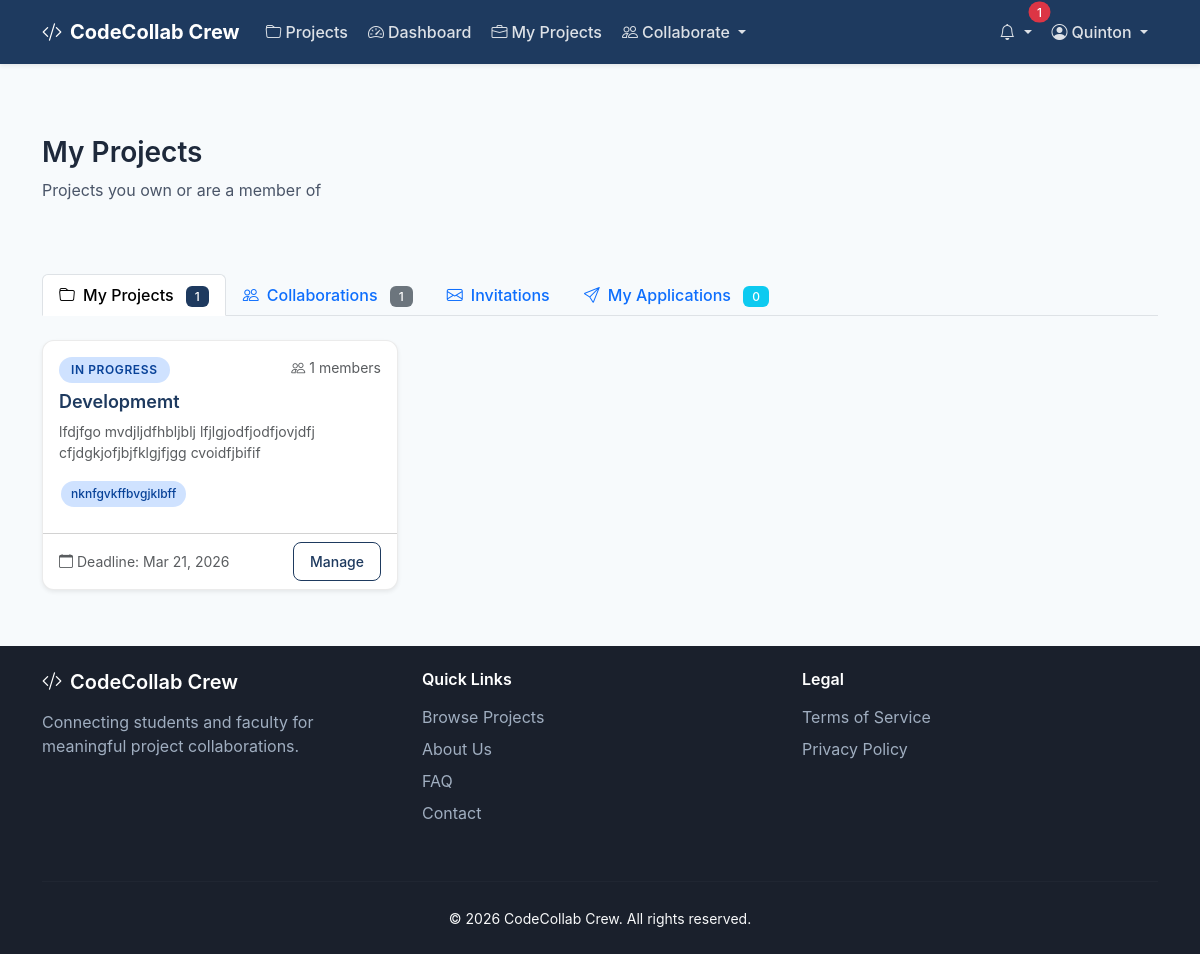
The app's page /projects/my-projects (signed in) with its own data.
### app/models.py (models this page shows, shortened)
class User(UserMixin, db.Model):
    __tablename__ = 'users'
    id = db.Column(db.Integer, primary_key=True)
    email = db.Column(db.String(120), unique=True, nullable=False, index=True)
    password_hash = db.Column(db.String(128), nullable=False)
    first_name = db.Column(db.String(50), nullable=False)
    last_name = db.Column(db.String(50), nullable=False)
    student_id = db.Column(db.String(20), unique=True, index=True)  # For students
    employee_id = db.Column(db.String(20), unique=True, index=True)  # For faculty
    phone = db.Column(db.String(20))
    bio = db.Column(db.Text)
    avatar = db.Column(db.String(200))
    is_active = db.Column(db.Boolean, default=True)
    is_verified = db.Column(db.Boolean, default=False)
    availability_status = db.Column(db.String(20), default='available')  # available, busy, away, offline
    last_seen = db.Column(db.DateTime, default=lambda: datetime.now(timezone.utc))
    created_at = db.Column(db.DateTime, default=lambda: datetime.now(timezone.utc))
    updated_at = db.Column(db.DateTime, default=lambda: datetime.now(timezone.utc), onupdate=lambda: datetime.now(timezone.utc))
    last_login = db.Column(db.DateTime)
    department_id = db.Column(db.Integer, db.ForeignKey('departments.id'))
    roles = db.relationship('Role', secondary=user_roles, backref=db.backref('users', lazy='dynamic'))
    skills = db.relationship('Skill', secondary=user_skills, backref=db.backref('users', lazy='dynamic'))
    owned_projects = db.relationship('Project', backref='owner', lazy='dynamic', foreign_keys='Project.owner_id')
    applications = db.relationship('ProjectApplication', backref='applicant', lazy='dynamic', foreign_keys='ProjectApplication.user_id')
    memberships = db.relationship('ProjectMember', backref='user', lazy='dynamic')
    contributions = db.relationship('Contribution', backref='contributor', lazy='dynamic')
    notifications = db.relationship('Notification', backref='user', lazy='dynamic', foreign_keys='Notification.user_id')
    @property
    def full_name(self):
        return f'{self.first_name} {self.last_name}'
    def has_role(self, role_name):
        return any(role.name == role_name for role in self.roles)
    @property
    def is_lecturer(self):
        return self.has_role('lecturer')
    @property
    def is_student(self):
        return self.has_role('student')
    def get_unread_notifications_count(self):
        return Notification.query.filter_by(user_id=self.id, is_read=False).count()

class Project(db.Model):
    __tablename__ = 'projects'
    id = db.Column(db.Integer, primary_key=True)
    title = db.Column(db.String(200), nullable=False)
    description = db.Column(db.Text, nullable=False)
    goals = db.Column(db.Text)
    expected_outcomes = db.Column(db.Text)
    status = db.Column(db.String(20), default='draft')  # draft, open, in_progress, completed, cancelled
    visibility = db.Column(db.String(20), default='public')  # public, department, private
    max_team_size = db.Column(db.Integer, default=5)
    min_team_size = db.Column(db.Integer, default=1)
    invite_code = db.Column(db.String(32), unique=True, index=True)  # For shareable invite links
    start_date = db.Column(db.Date)
    end_date = db.Column(db.Date)
    application_deadline = db.Column(db.DateTime)
    created_at = db.Column(db.DateTime, default=lambda: datetime.now(timezone.utc))
    updated_at = db.Column(db.DateTime, default=lambda: datetime.now(timezone.utc), onupdate=lambda: datetime.now(timezone.utc))
    owner_id = db.Column(db.Integer, db.ForeignKey('users.id'), nullable=False)
    course_id = db.Column(db.Integer, db.ForeignKey('courses.id'))
    department_id = db.Column(db.Integer, db.ForeignKey('departments.id'))
    skills = db.relationship('Skill', secondary=project_skills, backref=db.backref('projects', lazy='dynamic'))
    tools = db.relationship('Tool', secondary=project_tools, backref=db.backref('projects', lazy='dynamic'))
    milestones = db.relationship('Milestone', backref='project', lazy='dynamic', order_by='Milestone.due_date')
    applications = db.relationship('ProjectApplication', backref='project', lazy='dynamic')
    members = db.relationship('ProjectMember', backref='project', lazy='dynamic')
    files = db.relationship('ProjectFile', backref='project', lazy='dynamic')
    updates = db.relationship('ProjectUpdate', backref='project', lazy='dynamic', order_by='desc(ProjectUpdate.created_at)')
    contributions = db.relationship('Contribution', backref='project', lazy='dynamic')
    feedback = db.relationship('Feedback', backref='project', lazy='dynamic')
    @property
    def team_count(self):
        return self.members.filter_by(status='active').count()

class Skill(db.Model):
    __tablename__ = 'skills'
    id = db.Column(db.Integer, primary_key=True)
    name = db.Column(db.String(50), unique=True, nullable=False)
    category = db.Column(db.String(50))

### app/routes/projects.py (the view)
@projects_bp.route('/my-projects')
@login_required
def my_projects():
    owned_projects = Project.query.filter_by(owner_id=current_user.id)\
        .order_by(Project.created_at.desc()).all()
    memberships = ProjectMember.query.filter_by(
        user_id=current_user.id,
        status='active'
    ).all()
    member_projects = [m.project for m in memberships]
    pending_applications = ProjectApplication.query.filter_by(
        user_id=current_user.id,
        status='pending'
    ).all()
    pending_invitations = ProjectInvitation.query.filter_by(
        invited_user_id=current_user.id,
        status='pending'
    ).all()
    return render_template('projects/my_projects.html',
                         owned_projects=owned_projects,
                         member_projects=member_projects,
                         pending_applications=pending_applications,
                         pending_invitations=pending_invitations)

### app/templates/projects/my_projects.html (shortened to what this page needs)
{% extends "base.html" %}
{% block content %}
<div class="container py-4">
    <div class="page-header">
        <div class="d-flex justify-content-between align-items-center">
            <div>
                <h1 class="page-title">My Projects</h1>
                <p class="page-subtitle">Projects you own or are a member of</p>
            </div>
        </div>
    </div>
    <ul class="nav nav-tabs mb-4" id="projectTabs" role="tablist">
        {% if owned_projects %}
        <li class="nav-item" role="presentation">
            <button class="nav-link active" id="owned-tab" data-bs-toggle="tab" data-bs-target="#owned"
                    type="button" role="tab" aria-controls="owned" aria-selected="true">
                <i class="bi bi-folder me-2"></i>My Projects
                <span class="badge bg-primary ms-2">{{ owned_projects|length }}</span>
            </button>
        </li>
        {% endif %}
        <li class="nav-item" role="presentation">
            <button class="nav-link {% if not owned_projects %}active{% endif %}" id="member-tab" data-bs-toggle="tab"
                    data-bs-target="#member" type="button" role="tab" aria-controls="member"
                    aria-selected="{% if not owned_projects %}true{% else %}false{% endif %}">
                <i class="bi bi-people me-2"></i>Collaborations
                <span class="badge bg-secondary ms-2">{{ member_projects|length }}</span>
            </button>
        </li>
        <li class="nav-item" role="presentation">
            <button class="nav-link" id="invitations-tab" data-bs-toggle="tab" data-bs-target="#invitations"
                    type="button" role="tab" aria-controls="invitations" aria-selected="false">
                <i class="bi bi-envelope me-2"></i>Invitations
            </button>
        </li>
        <li class="nav-item" role="presentation">
            <button class="nav-link" id="applications-tab" data-bs-toggle="tab" data-bs-target="#applications"
                    type="button" role="tab" aria-controls="applications" aria-selected="false">
                <i class="bi bi-send me-2"></i>My Applications
                <span class="badge bg-info ms-2">{{ pending_applications|length }}</span>
            </button>
        </li>
    </ul>
    <div class="tab-content" id="projectTabsContent">
        {% if owned_projects %}
        <div class="tab-pane fade show active" id="owned" role="tabpanel" aria-labelledby="owned-tab">
            <div class="row g-4">
                {% for project in owned_projects %}
                <div class="col-md-6 col-lg-4">
                    <div class="card project-card h-100">
                        <div class="card-body">
                            <div class="d-flex justify-content-between align-items-start mb-2">
                                <span class="status-badge status-{{ project.status }}">
                                    {{ project.status.replace('_', ' ') }}
                                </span>
                                <span class="text-muted small">
                                    <i class="bi bi-people me-1"></i>{{ project.members.count() }} members
                                </span>
                            </div>
                            <h5 class="card-title">
                                <a href="{{ url_for('projects.view_project', project_id=project.id) }}" class="text-decoration-none">
                                    {{ project.title }}
                                </a>
                            </h5>
                            <p class="card-text text-muted small">{{ project.description[:100] }}{% if project.description|length > 100 %}...{% endif %}</p>
                            {% if project.skills %}
                            <div class="mb-2">
                                {% for skill in project.skills[:3] %}
                                <span class="skill-tag">{{ skill.name }}</span>
                                {% endfor %}
                            </div>
                            {% endif %}
                        </div>
                        <div class="card-footer bg-transparent">
                            <div class="d-flex justify-content-between align-items-center">
                                <small class="text-muted">
                                    {% if project.application_deadline %}
                                    <i class="bi bi-calendar me-1"></i>Deadline: {{ project.application_deadline.strftime('%b %d, %Y') }}
                                    {% else %}
                                    <i class="bi bi-calendar me-1"></i>No deadline
                                    {% endif %}
                                </small>
                                <a href="{{ url_for('projects.view_project', project_id=project.id) }}" class="btn btn-sm btn-outline-primary">
                                    Manage
                                </a>
                            </div>
                        </div>
                    </div>
                </div>
                {% endfor %}
            </div>
        </div>
        {% endif %}
    </div>
</div>
{% endblock %}

### app/templates/base.html (shortened to what this page needs)
<!DOCTYPE html>
<html lang="en">
<head>
    <link href="https://cdn.jsdelivr.net/npm/bootstrap@5.3.2/dist/css/bootstrap.min.css" rel="stylesheet">
    <link href="https://cdn.jsdelivr.net/npm/bootstrap-icons@1.11.1/font/bootstrap-icons.css" rel="stylesheet">
    <link href="{{ url_for('static', filename='css/main.css') }}" rel="stylesheet">
</head>
<body>
    <nav class="navbar navbar-expand-lg navbar-dark bg-primary sticky-top">
        <div class="container">
            <a class="navbar-brand fw-bold" href="{{ url_for('main.index') }}">
                <i class="bi bi-code-slash me-2"></i>CodeCollab Crew
            </a>
            <div class="collapse navbar-collapse" id="navbarNav">
                <ul class="navbar-nav me-auto">
                    <li class="nav-item">
                        <a class="nav-link" href="{{ url_for('projects.list_projects') }}">
                            <i class="bi bi-folder me-1"></i>Projects
                        </a>
                    </li>
                    {% if current_user.is_authenticated %}
                    <li class="nav-item">
                        <a class="nav-link" href="{{ url_for('dashboard.index') }}">
                            <i class="bi bi-speedometer2 me-1"></i>Dashboard
                        </a>
                    </li>
                    <li class="nav-item">
                        <a class="nav-link" href="{{ url_for('projects.my_projects') }}">
                            <i class="bi bi-briefcase me-1"></i>My Projects
                        </a>
                    </li>
                    <li class="nav-item dropdown">
                        <a class="nav-link dropdown-toggle" href="#" id="collabDropdown"
                           role="button" data-bs-toggle="dropdown" aria-expanded="false">
                            <i class="bi bi-people me-1"></i>Collaborate
                        </a>
                    </li>
                    {% endif %}
                </ul>
                <ul class="navbar-nav">
                    {% if current_user.is_authenticated %}
                    <li class="nav-item dropdown">
                        <a class="nav-link dropdown-toggle position-relative" href="#" id="notificationsDropdown"
                           role="button" data-bs-toggle="dropdown" aria-expanded="false">
                            <i class="bi bi-bell"></i>
                            {% set unread_count = current_user.get_unread_notifications_count() %}
                            {% if unread_count > 0 %}
                            <span class="position-absolute top-0 start-100 translate-middle badge rounded-pill bg-danger">
                                {{ unread_count if unread_count < 100 else '99+' }}
                            </span>
                            {% endif %}
                        </a>
                    </li>
                    <li class="nav-item dropdown">
                        <a class="nav-link dropdown-toggle" href="#" id="userDropdown"
                           role="button" data-bs-toggle="dropdown" aria-expanded="false">
                            <i class="bi bi-person-circle me-1"></i>{{ current_user.first_name }}
                        </a>
                    </li>
                    {% endif %}
                </ul>
            </div>
        </div>
    </nav>
    <main class="main-content">
        {% block content %}{% endblock %}
    </main>
    <footer class="footer mt-auto py-4 bg-dark text-light">
        <div class="container">
            <div class="row">
                <div class="col-md-4 mb-3">
                    <h5><i class="bi bi-code-slash me-2"></i>CodeCollab Crew</h5>
                    <p>
                        Connecting students and faculty for meaningful project collaborations.
                    </p>
                </div>
                <div class="col-md-4 mb-3">
                    <h6>Quick Links</h6>
                    <ul class="list-unstyled">
                        <li><a href="{{ url_for('projects.list_projects') }}">Browse Projects</a></li>
                        <li><a href="{{ url_for('main.about') }}">About Us</a></li>
                        <li><a href="{{ url_for('main.faq') }}">FAQ</a></li>
                        <li><a href="{{ url_for('main.contact') }}">Contact</a></li>
                    </ul>
                </div>
                <div class="col-md-4 mb-3">
                    <h6>Legal</h6>
                    <ul class="list-unstyled">
                        <li><a href="{{ url_for('main.terms') }}">Terms of Service</a></li>
                        <li><a href="{{ url_for('main.privacy') }}">Privacy Policy</a></li>
                    </ul>
                </div>
            </div>
            <hr>
            <div class="text-center">
                <small>&copy; {{ now.year }} CodeCollab Crew. All rights reserved.</small>
            </div>
        </div>
    </footer>
</body>
</html>

### records on screen
User: first_name "Quinton"
Project: status.replace "IN PROGRESS", members.count "1", title "Developmemt", description "lfdjfgo mvdjljdfhbljblj lfjlgjodfjodfjovjdfj cfjdgkjofjbjfklgjfjgg cvoidfjbifif", application_deadline "Mar 21, 2026"
Skill: name "nknfgvkffbvgjklbff"

### other values on screen
{{ unread_count if unread_count < 100 else '99+' }} "1"
{{ owned_projects|length }} "1"
{{ member_projects|length }} "1"
{{ pending_applications|length }} "0"
